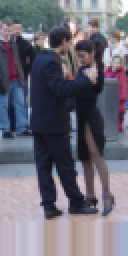
#> input picture Assignment2/train_data/images/pos_person/crop001005d.png, 64 x 128 px (shown 2 times larger); its folder holds 4 pictures in this run
$ python -i ayush_rai_ml.py   (imports and definitions only)   (older library calls are emulated)
#> lines starting #> are read from the running program, lines starting #| are printed output that depends on the picture
import cv2
import os
import numpy as np
import random
from skimage.feature import hog
from skimage.io import imread
from sklearn.externals import joblib
import glob
from config import *
from sklearn.svm import LinearSVC
from skimage.transform import pyramid_gaussian
from imutils.object_detection import non_max_suppression
import imutils
from skimage import color
import matplotlib.pyplot as plt

#-----------------------------------------------------------------------------------------------------------------------------------------------------

#Important Hyperparameters

#Training Dataset was created from INRIA Person Dataset
pos_im_path = './train_data/images/pos_person'
neg_im_path = '../train_data/images/neg_person'
min_wdw_sz = [16, 32]
step_size = [5, 5]
orientations = 9
pixels_per_cell = [6, 6]
cells_per_block = [2, 2]
pos_feat_path = './train_data/features/pos'
neg_feat_path = './train_data/features/neg'
model_path = './train_data/models/svm_classifier.pickle'
threshold = .3

#---------------------------------------------------------------------------------------------------------------------------------------

def extract_features():
    des_type = 'HOG'

    # If feature directories don't exist, then create them
    if not os.path.isdir(pos_feat_path):
        os.makedirs(pos_feat_path)

    # If feature directories don't exist, then create them
    if not os.path.isdir(neg_feat_path):
        os.makedirs(neg_feat_path)

    print("Calculating the descriptors for the positive samples and saving them")
    for im_path in glob.glob(os.path.join(pos_im_path, "*")):
        #print im_path

        im = imread(im_path, as_grey=True)
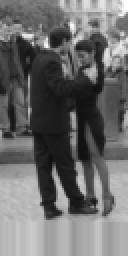
#> im: shape (128, 64) float64 (shown 2 times larger); min 0.0614, max 0.996, mean 0.424
        if des_type == "HOG":
            fd = hog(im, orientations, pixels_per_cell, cells_per_block, visualize=visualize, transform_sqrt=normalize)
#> fd = 6480 values, max 0.584 at index 4625, min 0 at index 8, mean 0.117
        fd_name = os.path.split(im_path)[1].split(".")[0] + ".feat"
        fd_path = os.path.join(pos_feat_path, fd_name)
        joblib.dump(fd, fd_path)
#> pass 2 of the loop in extract_features, `for im_path in glob.glob(os.path.join(pos_im_path, "*")):`:
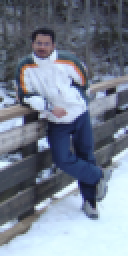
#> input picture Assignment2/train_data/images/pos_person/crop001010b.png, 64 x 128 px (shown 2 times larger)
#> in extract_features, `im = imread(im_path, as_grey=True)`:
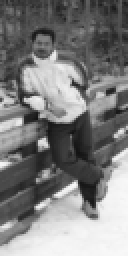
#> im: shape (128, 64) float64 (shown 2 times larger); min 0.074, max 0.976, mean 0.498
#> fd = 6480 values, max 0.547 at index 6230, min 0 at index 231, mean 0.128
#> pass 3 of the loop in extract_features, `for im_path in glob.glob(os.path.join(pos_im_path, "*")):`:
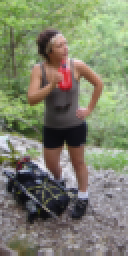
#> input picture Assignment2/train_data/images/pos_person/crop001023a.png, 64 x 128 px (shown 2 times larger)
#> in extract_features, `im = imread(im_path, as_grey=True)`:
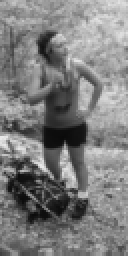
#> im: shape (128, 64) float64 (shown 2 times larger); min 0.0398, max 0.917, mean 0.496
#> fd = 6480 values, max 0.471 at index 1878, min 0 at index 11, mean 0.139
#> the loop made 4 passes; the first 3 are shown
    print("Positive features saved in {}".format(pos_feat_path))

    print("Calculating the descriptors for the negative samples and saving them")
    for im_path in glob.glob(os.path.join(neg_im_path, "*")):
        im = imread(im_path, as_grey=True)
        if des_type == "HOG":
            fd = hog(im,  orientations, pixels_per_cell, cells_per_block, visualize=visualize, transform_sqrt=normalize)
        fd_name = os.path.split(im_path)[1].split(".")[0] + ".feat"
        fd_path = os.path.join(neg_feat_path, fd_name)

        joblib.dump(fd, fd_path)
    print("Negative features saved in {}".format(neg_feat_path))

    print("Completed calculating features from training images")


#---------------------------------------------------------------------------------------------------------------------------------------


# [179 lines left out: functions train_svm, sliding_window, detector, test, pedestrian_ml, not called in this run]

>>> result = extract_features()
